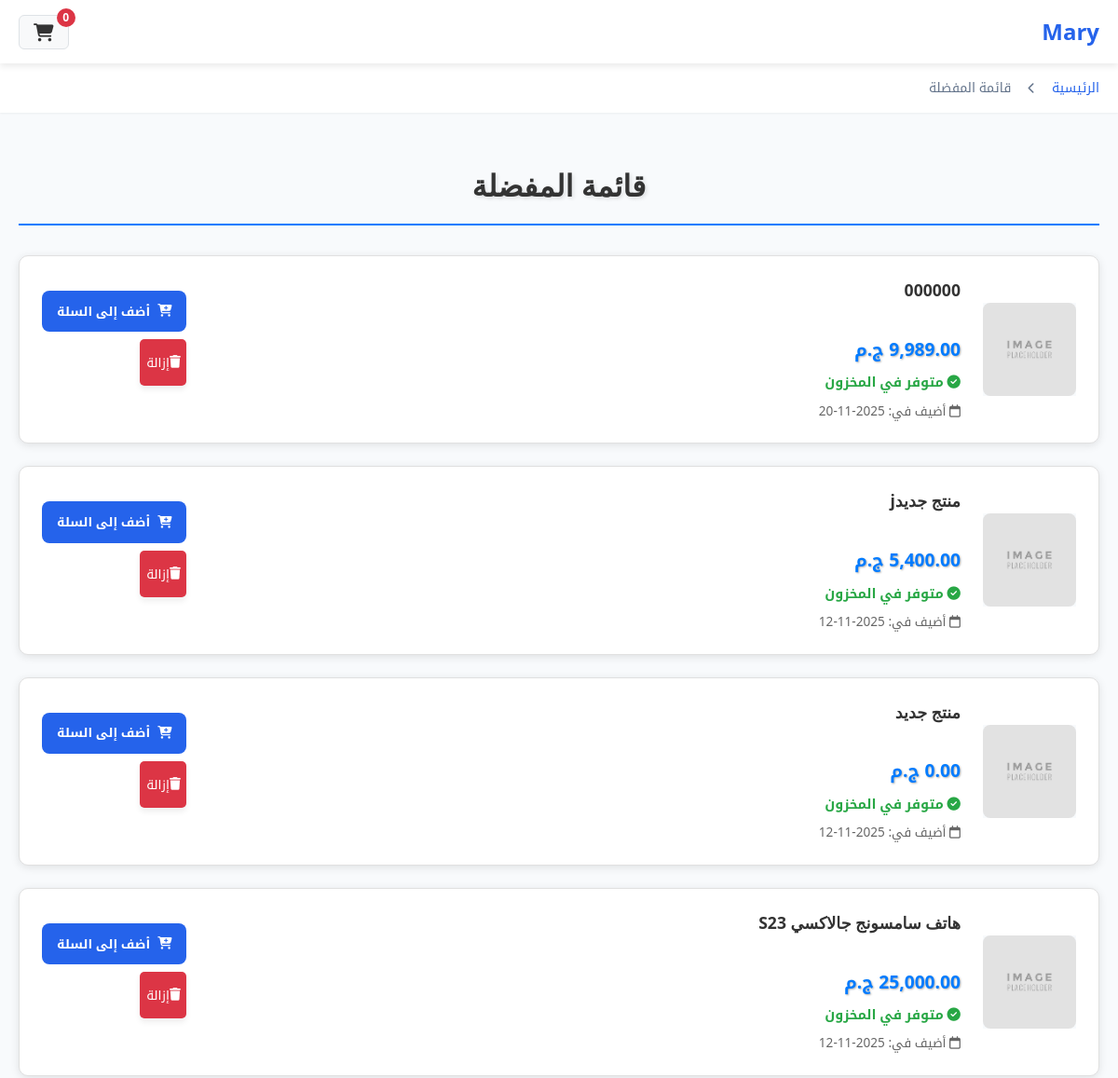
The page /wishlist.php (signed in, upper part) on the database as committed earlier.
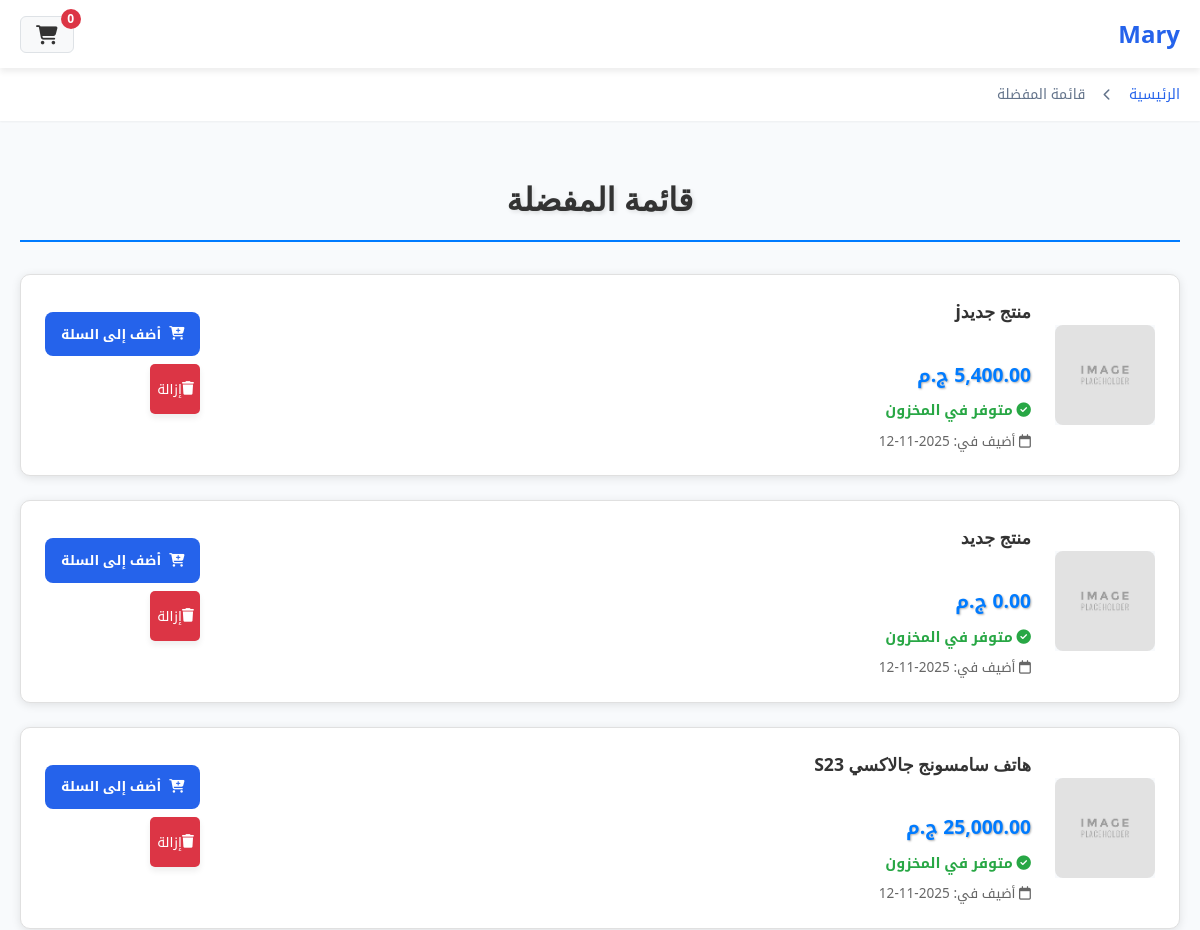
The same page on the database as committed later.
### tables this page shows
CREATE TABLE `settings` (
  `id` int(11) NOT NULL,
  `setting_key` varchar(100) NOT NULL,
  `setting_value` text DEFAULT NULL,
  `setting_type` enum('text','number','boolean','json') DEFAULT 'text',
  `created_at` timestamp NOT NULL DEFAULT current_timestamp(),
  `updated_at` timestamp NOT NULL DEFAULT current_timestamp() ON UPDATE current_timestamp()
);

CREATE TABLE `wishlists` (
  `id` int(11) NOT NULL,
  `customer_id` int(11) NOT NULL,
  `product_id` int(11) NOT NULL,
  `created_at` timestamp NOT NULL DEFAULT current_timestamp()
);

CREATE TABLE `products` (
  `id` int(11) NOT NULL,
  `category_id` int(11) DEFAULT NULL,
  `title` varchar(255) NOT NULL,
  `slug` varchar(255) NOT NULL,
  `description` text DEFAULT NULL,
  `short_description` varchar(500) DEFAULT NULL,
  `price` decimal(10,2) NOT NULL,
  `discount_percentage` decimal(5,2) DEFAULT 0.00,
  `discount_amount` decimal(10,2) DEFAULT 0.00,
  `final_price` decimal(10,2) GENERATED ALWAYS AS (`price` - greatest(`discount_amount`,`price` * `discount_percentage` / 100)) STORED,
  `ad_discount_increase` decimal(5,2) DEFAULT 0.00,
  `ad_end_date` timestamp NULL DEFAULT NULL,
  `stock` int(11) DEFAULT 0,
  `sku` varchar(100) DEFAULT NULL,
  `weight` decimal(8,2) DEFAULT NULL,
  `dimensions` varchar(100) DEFAULT NULL,
  `main_image` varchar(255) DEFAULT NULL,
  `views` int(11) DEFAULT 0,
  `orders_count` int(11) DEFAULT 0,
  `rating_avg` decimal(3,2) DEFAULT 0.00,
  `rating_count` int(11) DEFAULT 0,
  `is_featured` tinyint(1) DEFAULT 0,
  `is_active` tinyint(1) DEFAULT 1,
  `meta_title` varchar(255) DEFAULT NULL,
  `meta_description` text DEFAULT NULL,
  `created_at` timestamp NOT NULL DEFAULT current_timestamp(),
  `updated_at` timestamp NOT NULL DEFAULT current_timestamp() ON UPDATE current_timestamp(),
  `product_condition` enum('new','used','refurbished','needs_repair') DEFAULT 'new',
  `special_offer_type` enum('none','points','coupon','gift','discount') DEFAULT 'none',
  `special_offer_value` varchar(255) DEFAULT NULL,
  `auction_enabled` tinyint(1) DEFAULT 0,
  `auction_end_time` timestamp NULL DEFAULT NULL,
  `starting_price` decimal(10,2) DEFAULT 0.00,
  `current_bid` decimal(10,2) DEFAULT 0.00,
  `bid_count` int(11) DEFAULT 0,
  `created_by` int(11) DEFAULT NULL,
  `store_type` enum('main','customer') DEFAULT 'main',
  `donation_discount_applied` tinyint(1) DEFAULT 0,
  `donation_id` int(11) DEFAULT NULL
);

### functions.php (called while the page is built, shortened)
<?php
require_once 'config.php';
function getCartCount() {
    $count = 0;
    return $count;
}
if (!function_exists('getSetting')) {
    function getSetting($key, $default = '') {
        global $pdo;
        try {
            $stmt = $pdo->prepare("SELECT setting_value FROM settings WHERE setting_key = ?");
            $stmt->execute([$key]);
            $result = $stmt->fetchColumn();
            return $result !== false ? $result : $default;
        } catch (Exception $e) {
            return $default;
        }
    }
}
function formatPrice($price) {
    return number_format($price, 2) . ' ' . getSetting('currency_symbol', 'ج.م');
}
function getWishlistProducts($customerId) {
    global $pdo;
    $stmt = $pdo->prepare("
        SELECT p.*, w.created_at as added_date
        FROM wishlists w
        JOIN products p ON w.product_id = p.id
        WHERE w.customer_id = ? AND p.is_active = 1
        ORDER BY w.created_at DESC
    ");
    $stmt->execute([$customerId]);
    return $stmt->fetchAll(PDO::FETCH_ASSOC);
}
 ?>

### wishlist.php (the view, shortened to what this page needs)
<?php
require_once 'functions.php';
$customerId = $_SESSION['customer_id'];
$wishlistProducts = getWishlistProducts($customerId);
$storeName = getSetting('store_name', 'متجر إلكتروني');
$cartCount = getCartCount();
?>
<!DOCTYPE html>
<html lang="ar" dir="rtl">
<head>
    <link rel="stylesheet" href="assets/css/styles.css">
    <link rel="stylesheet" href="https://cdnjs.cloudflare.com/ajax/libs/font-awesome/6.4.0/css/all.min.css">
</head>
<body>
    <header class="site-header">
        <div class="container">
            <div class="header-content">
                <div class="logo">
                    <a href="index.php"><h1><?= htmlspecialchars($storeName) ?></h1></a>
                </div>
                <div class="header-actions">
                    <a href="cart.php" class="cart-btn">
                        <i class="fas fa-shopping-cart"></i>
                        <span class="cart-count"><?= $cartCount ?></span>
                    </a>
                </div>
            </div>
        </div>
    </header>
    <div class="breadcrumb">
        <div class="container">
            <a href="index.php">الرئيسية</a>
            <i class="fas fa-chevron-left"></i>
            <span>قائمة المفضلة</span>
        </div>
    </div>
<main class="wishlist-page">
    <div class="container">
        <h1 class="page-title">قائمة المفضلة</h1>
        <?php if (empty($wishlistProducts)): ?>
            <div class="empty-wishlist">
                <i class="fas fa-heart"></i>
                <h2>قائمة المفضلة فارغة</h2>
                <p>لم تقم بإضافة أي منتجات إلى المفضلة بعد</p>
                <a href="index.php" class="btn btn-primary">استمر في التسوق</a>
            </div>
        <?php else: ?>
            <div class="wishlist-products">
                <?php foreach ($wishlistProducts as $product): ?>
                    <div class="wishlist-item">
                        <div class="product-image">
                            <a href="product.php?id=<?= $product['id'] ?>">
                                <img src="<?= htmlspecialchars($product['main_image'] ?: 'assets/images/placeholder.jpg') ?>"
                                     alt="<?= htmlspecialchars($product['title']) ?>"
                                     onerror="this.src='assets/images/placeholder.jpg'">
                            </a>
                        </div>
                        <div class="product-details">
                            <h3 class="product-title">
                                <a href="product.php?id=<?= $product['id'] ?>" title="<?= htmlspecialchars($product['title']) ?>">
                                    <?= htmlspecialchars($product['title']) ?>
                                </a>
                            </h3>
                            <div class="product-price">
                                <?= formatPrice($product['final_price']) ?>
                            </div>
                            <div class="product-stock">
                                <?php if ($product['stock'] > 0): ?>
                                    <span class="in-stock">
                                        <i class="fas fa-check-circle"></i> متوفر في المخزون
                                    </span>
                                <?php else: ?>
                                    <span class="out-stock">
                                        <i class="fas fa-times-circle"></i> نفذت الكمية
                                    </span>
                                <?php endif; ?>
                            </div>
                            <div class="added-date">
                                <i class="far fa-calendar"></i>
                                أضيف في: <?= date('Y-m-d', strtotime($product['added_date'])) ?>
                            </div>
                        </div>
                        <div class="product-actions">
                            <?php if ($product['stock'] > 0): ?>
                                <button class="btn btn-primary" onclick="addToCart(<?= $product['id'] ?>)">
                                    <i class="fas fa-cart-plus"></i> أضف إلى السلة
                                </button>
                            <?php else: ?>
                                <button class="btn btn-disabled" disabled>
                                    <i class="fas fa-cart-plus"></i> غير متوفر
                                </button>
                            <?php endif; ?>
                            <a href="wishlist.php?remove=<?= $product['id'] ?>" class="btn-remove"
                               onclick="return confirm('هل تريد إزالة هذا المنتج من المفضلة؟')">
                                <i class="fas fa-trash"></i> إزالة
                            </a>
                        </div>
                    </div>
                <?php endforeach; ?>
            </div>
        <?php endif; ?>
    </div>
</main>
</body>
</html>

### wishlist.php (style rules this page uses)
.wishlist-page { padding: 2rem 0; min-height: 60vh; }
.page-title { text-align: center; margin-bottom: 2rem; color: #333; font-size: 2rem; border-bottom: 2px solid #007bff; padding-bottom: 1rem; }
.wishlist-products { display: grid; gap: 1.5rem; margin-top: 2rem; }
.wishlist-item { display: flex; align-items: center; background: white; border: 1px solid #e0e0e0; border-radius: 10px; padding: 1.5rem; transition: all 0.3s ease; box-shadow: 0 2px 10px rgba(0,0,0,0.1); }
.wishlist-item .product-image { width: 100px; height: 100px; flex-shrink: 0; margin-left: 1.5rem; }
.wishlist-item .product-image img { width: 100%; height: 100%; object-fit: cover; border-radius: 8px; }
.wishlist-item .product-details { flex: 1; min-width: 0; }
.wishlist-item .product-title { margin: 0 0 0.5rem 0; font-size: 1.1rem; line-height: 1.4; }
.wishlist-item .product-title a { color: #333; text-decoration: none; transition: color 0.3s ease; display: block; overflow: hidden; text-overflow: ellipsis; white-space: nowrap; }
.wishlist-item .product-price { font-size: 1.2rem; font-weight: bold; color: #007bff; margin-bottom: 0.5rem; }
.wishlist-item .product-stock { margin-bottom: 0.5rem; font-size: 0.9rem; }
.wishlist-item .in-stock { color: #28a745; font-weight: bold; }
.wishlist-item .added-date { color: #666; font-size: 0.85rem; }
.wishlist-item .product-actions { display: flex; flex-direction: column; gap: 0.5rem; min-width: 140px; }
.wishlist-item .btn { padding: 0.6rem 1rem; font-size: 0.85rem; white-space: nowrap; }
.btn-remove { background: #dc3545; color: white; border: none; padding: 0.6rem 1rem; border-radius: 5px; text-decoration: none; text-align: center; transition: all 0.3s ease; font-size: 0.85rem; cursor: pointer; }

Rows that differ between the two databases and show on the page:
removed wishlists: product.title "000000", product.setting_value "9,989.00 ج.م", created_at "2025-11-20"
